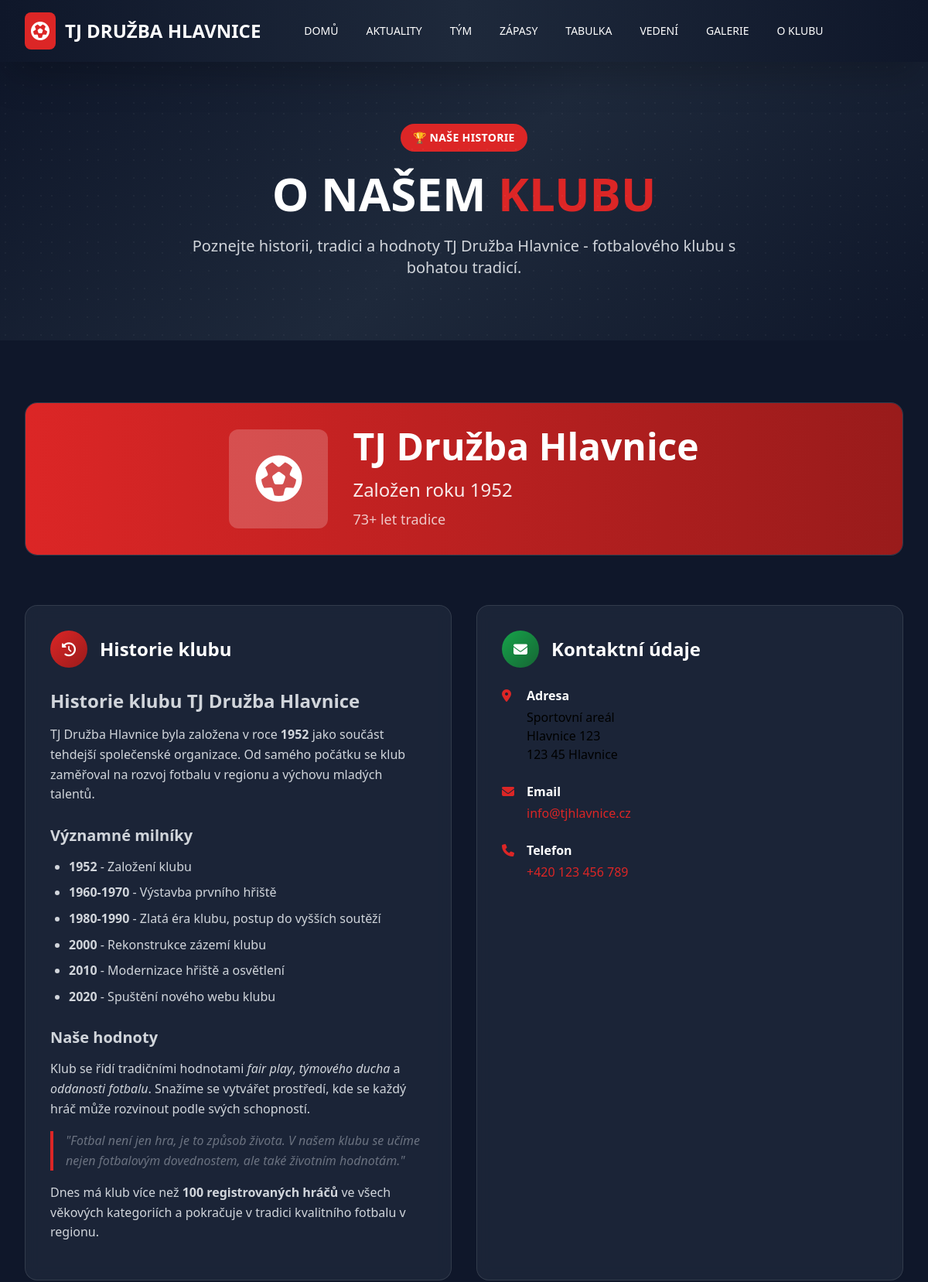
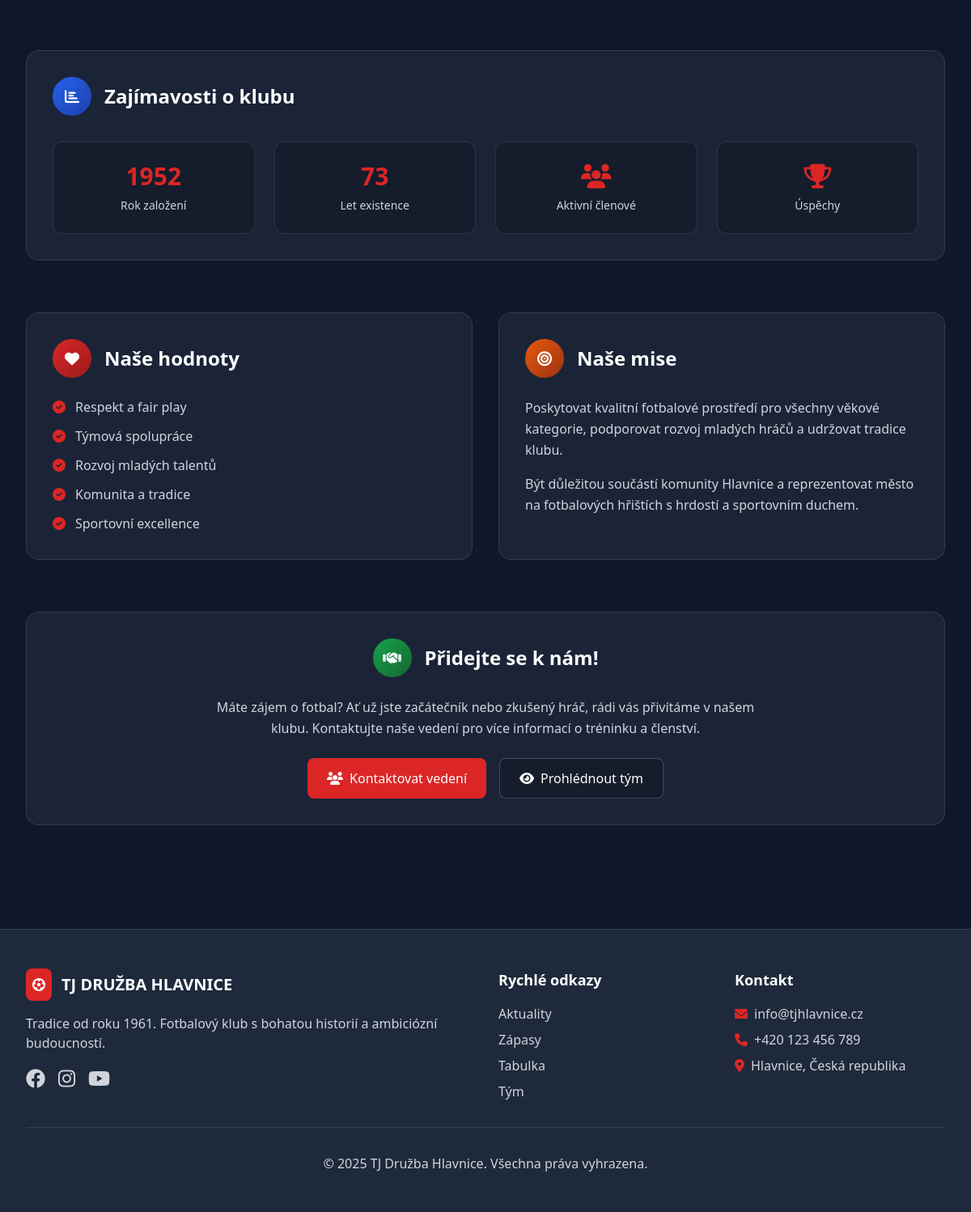
The page /club/ on the database its author committed (2 pictures, top to bottom).
### football/models.py (models this page shows, shortened)
class ClubInfo(models.Model):
    name = models.CharField(max_length=100, default="TJ Družba Hlavnice", verbose_name=_("Název klubu"))
    founded_year = models.IntegerField(default=1952, verbose_name=_("Rok založení"))
    history = CKEditor5Field(config_name='extends', blank=True, verbose_name=_("Historie klubu"), help_text=_("Historie a informace o klubu"))
    logo = models.ImageField(upload_to='club/', blank=True, null=True, verbose_name=_("Logo"))
    address = models.TextField(blank=True, verbose_name=_("Adresa"))
    contact_email = models.EmailField(blank=True, verbose_name=_("Kontaktní email"))
    contact_phone = models.CharField(max_length=20, blank=True, verbose_name=_("Kontaktní telefon"))
    class Meta:
        verbose_name = _("Informace o klubu")
        verbose_name_plural = _("Informace o klubu")

### football/views.py (the view)
# urls.py: path('club/', views.club_info, name='club_info'),
def club_info(request):
    club = ClubInfo.objects.first()
    if club and club.founded_year:
        from datetime import datetime
        current_year = datetime.now().year
        years_of_existence = current_year - club.founded_year
    else:
        years_of_existence = 0
    context = {
        'club': club,
        'years_of_existence': years_of_existence
    }
    return render(request, 'football/club_info.html', context)

### templates/football/club_info.html (shortened to what this page needs)
{% extends 'base.html' %} {% load static %}  {% block content %}
<section class="hero-bg py-20 px-4 sm:px-6 lg:px-8">
  <div class="max-w-7xl mx-auto text-center">
    <span
      class="inline-block bg-club-red px-4 py-2 rounded-full text-sm font-semibold uppercase tracking-wide text-white mb-6"
    >
      🏆 Naše historie
    </span>
    <h1 class="text-4xl lg:text-6xl font-bold text-white mb-6">
      O NAŠEM <span class="text-club-red">KLUBU</span>
    </h1>
    <p class="text-xl text-gray-300 max-w-3xl mx-auto">
      Poznejte historii, tradici a hodnoty TJ Družba Hlavnice - fotbalového
      klubu s bohatou tradicí.
    </p>
  </div>
</section>
<section class="py-20 px-4 sm:px-6 lg:px-8">
  <div class="max-w-7xl mx-auto">
    {% if club %}
    <div class="glass-card rounded-2xl overflow-hidden mb-16">
      <div class="bg-gradient-to-r from-club-red to-club-red-dark p-8">
        <div
          class="flex flex-col md:flex-row items-center justify-center text-center md:text-left text-white"
        >
          {% if club.logo %}
          <img
            src="{{ club.logo.url }}"
            alt="{{ club.name }}"
            class="w-32 h-32 object-contain mb-6 md:mb-0 md:mr-8 border-2 border-white/20 rounded-xl"
          />
          {% else %}
          <div
            class="w-32 h-32 bg-white bg-opacity-20 rounded-xl flex items-center justify-center mb-6 md:mb-0 md:mr-8"
          >
            <i class="fas fa-futbol text-6xl"></i>
          </div>
          {% endif %}
          <div>
            <h2 class="text-4xl lg:text-5xl font-bold mb-4">{{ club.name }}</h2>
            <p class="text-2xl opacity-90 mb-2">
              Založen roku {{ club.founded_year }}
            </p>
            {% if club.founded_year %}
            <p class="text-lg opacity-75">
              {{ years_of_existence }}+ let tradice
            </p>
            {% endif %}
          </div>
        </div>
      </div>
    </div>
    <div class="grid grid-cols-1 lg:grid-cols-2 gap-8 mb-16">
      <div class="glass-card rounded-2xl p-8">
        <div class="flex items-center mb-6">
          <div
            class="w-12 h-12 bg-gradient-to-br from-club-red to-club-red-dark rounded-full flex items-center justify-center mr-4"
          >
            <i class="fas fa-history text-white text-lg"></i>
          </div>
          <h3 class="text-2xl font-bold text-white">Historie klubu</h3>
        </div>
        {% if club.history %}
        <div class="prose max-w-none text-gray-300">
          {{ club.history|safe }}
        </div>
        {% else %}
        <p class="text-gray-300 leading-relaxed">
          TJ Družba Hlavnice je fotbalový klub s dlouholetou tradicí. Od svého
          založení v roce {{ club.founded_year }} se klub snaží rozvíjet fotbal
          v regionu a vychovávat nové generace fotbalistů.
        </p>
        {% endif %}
      </div>
      <div class="glass-card rounded-2xl p-8">
        <div class="flex items-center mb-6">
          <div
            class="w-12 h-12 bg-gradient-to-br from-green-600 to-green-800 rounded-full flex items-center justify-center mr-4"
          >
            <i class="fas fa-envelope text-white text-lg"></i>
          </div>
          <h3 class="text-2xl font-bold text-white">Kontaktní údaje</h3>
        </div>
        <div class="space-y-6">
          {% if club.address %}
          <div class="flex items-start">
            <i class="fas fa-map-marker-alt text-club-red mr-3 mt-1 w-5"></i>
            <div>
              <h4 class="font-semibold text-white mb-1">Adresa</h4>
              <p class="text-red">{{ club.address|linebreaks }}</p>
            </div>
          </div>
          {% endif %} {% if club.contact_email %}
          <div class="flex items-start">
            <i class="fas fa-envelope text-club-red mr-3 mt-1 w-5"></i>
            <div>
              <h4 class="font-semibold text-white mb-1">Email</h4>
              <a
                href="mailto:{{ club.contact_email }}"
                class="text-club-red hover:text-white transition-colors duration-200"
              >
                {{ club.contact_email }}
              </a>
            </div>
          </div>
          {% endif %} {% if club.contact_phone %}
          <div class="flex items-start">
            <i class="fas fa-phone text-club-red mr-3 mt-1 w-5"></i>
            <div>
              <h4 class="font-semibold text-white mb-1">Telefon</h4>
              <a
                href="tel:{{ club.contact_phone }}"
                class="text-club-red hover:text-white transition-colors duration-200"
              >
                {{ club.contact_phone }}
              </a>
            </div>
          </div>
          {% endif %}
        </div>
      </div>
    </div>
    <div class="glass-card rounded-2xl p-8 mb-16">
      <div class="flex items-center mb-8">
        <div
          class="w-12 h-12 bg-gradient-to-br from-blue-600 to-blue-800 rounded-full flex items-center justify-center mr-4"
        >
          <i class="fas fa-chart-bar text-white text-lg"></i>
        </div>
        <h3 class="text-2xl font-bold text-white">Zajímavosti o klubu</h3>
      </div>
      <div class="grid grid-cols-1 md:grid-cols-4 gap-6">
        <div
          class="text-center p-6 bg-black/20 rounded-xl border border-white/10 hover:bg-black/30 transition-all duration-300"
        >
          <div class="text-3xl font-bold text-club-red mb-2">
            {{ club.founded_year }}
          </div>
          <div class="text-sm text-gray-300">Rok založení</div>
        </div>
        <div
          class="text-center p-6 bg-black/20 rounded-xl border border-white/10 hover:bg-black/30 transition-all duration-300"
        >
          <div class="text-3xl font-bold text-club-red mb-2">
            {{ years_of_existence }}
          </div>
          <div class="text-sm text-gray-300">Let existence</div>
        </div>
        <div
          class="text-center p-6 bg-black/20 rounded-xl border border-white/10 hover:bg-black/30 transition-all duration-300"
        >
          <div class="text-3xl font-bold text-club-red mb-2">
            <i class="fas fa-users"></i>
          </div>
          <div class="text-sm text-gray-300">Aktivní členové</div>
        </div>
        <div
          class="text-center p-6 bg-black/20 rounded-xl border border-white/10 hover:bg-black/30 transition-all duration-300"
        >
          <div class="text-3xl font-bold text-club-red mb-2">
            <i class="fas fa-trophy"></i>
          </div>
          <div class="text-sm text-gray-300">Úspěchy</div>
        </div>
      </div>
    </div>
    <div class="grid grid-cols-1 md:grid-cols-2 gap-8 mb-16">
      <div class="glass-card rounded-2xl p-8">
        <div class="flex items-center mb-6">
          <div
            class="w-12 h-12 bg-gradient-to-br from-red-600 to-red-800 rounded-full flex items-center justify-center mr-4"
          >
            <i class="fas fa-heart text-white text-lg"></i>
          </div>
          <h3 class="text-2xl font-bold text-white">Naše hodnoty</h3>
        </div>
        <ul class="space-y-3 text-gray-300">
          <li class="flex items-center">
            <i class="fas fa-check-circle text-club-red mr-3"></i>
            Respekt a fair play
          </li>
          <li class="flex items-center">
            <i class="fas fa-check-circle text-club-red mr-3"></i>
            Týmová spolupráce
          </li>
          <li class="flex items-center">
            <i class="fas fa-check-circle text-club-red mr-3"></i>
            Rozvoj mladých talentů
          </li>
          <li class="flex items-center">
            <i class="fas fa-check-circle text-club-red mr-3"></i>
            Komunita a tradice
          </li>
          <li class="flex items-center">
            <i class="fas fa-check-circle text-club-red mr-3"></i>
            Sportovní excellence
          </li>
        </ul>
      </div>
      <div class="glass-card rounded-2xl p-8">
        <div class="flex items-center mb-6">
          <div
            class="w-12 h-12 bg-gradient-to-br from-orange-600 to-orange-800 rounded-full flex items-center justify-center mr-4"
          >
            <i class="fas fa-bullseye text-white text-lg"></i>
          </div>
          <h3 class="text-2xl font-bold text-white">Naše mise</h3>
        </div>
        <p class="text-gray-300 mb-4 leading-relaxed">
          Poskytovat kvalitní fotbalové prostředí pro všechny věkové kategorie,
          podporovat rozvoj mladých hráčů a udržovat tradice klubu.
        </p>
        <p class="text-gray-300 leading-relaxed">
          Být důležitou součástí komunity Hlavnice a reprezentovat město na
          fotbalových hřištích s hrdostí a sportovním duchem.
        </p>
      </div>
    </div>
    <div class="glass-card rounded-2xl p-8 text-center">
      <div class="flex items-center justify-center mb-6">
        <div
          class="w-12 h-12 bg-gradient-to-br from-green-600 to-green-800 rounded-full flex items-center justify-center mr-4"
        >
          <i class="fas fa-handshake text-white text-lg"></i>
        </div>
        <h3 class="text-2xl font-bold text-white">Přidejte se k nám!</h3>
      </div>
      <p class="text-gray-300 mb-6 max-w-2xl mx-auto leading-relaxed">
        Máte zájem o fotbal? Ať už jste začátečník nebo zkušený hráč, rádi vás
        přivítáme v našem klubu. Kontaktujte naše vedení pro více informací o
        tréninku a členství.
      </p>
      <div class="flex flex-wrap justify-center gap-4">
        <a
          href="{% url 'management' %}"
          class="inline-flex items-center bg-club-red hover:bg-red-700 text-white font-medium py-3 px-6 rounded-lg transition-all duration-200 hover:scale-105"
        >
          <i class="fas fa-users mr-2"></i>
          Kontaktovat vedení
        </a>
        <a
          href="{% url 'team_lineup' %}"
          class="inline-flex items-center bg-black/20 hover:bg-black/30 text-white font-medium py-3 px-6 rounded-lg transition-all duration-200 hover:scale-105 border border-white/20"
        >
          <i class="fas fa-eye mr-2"></i>
          Prohlédnout tým
        </a>
      </div>
    </div>
    {% endif %}
  </div>
  {% endblock %}

### static/css/custom.css (style rules this page uses)
* { transition: all 0.2s ease-in-out; }
.prose { line-height: 1.6; }
.prose p { margin-bottom: 1rem; }
.prose h1, .prose h2, .prose h3, .prose h4, .prose h5, .prose h6 { font-weight: bold; margin-top: 1.5rem; margin-bottom: 0.75rem; }
.prose h2 { font-size: 1.5rem; }
.prose h3 { font-size: 1.25rem; }
.prose ul, .prose ol { margin-bottom: 1rem; padding-left: 1.5rem; }
.prose ul li, .prose ol li { margin-bottom: 0.5rem; }
.prose ul { list-style-type: disc; }
.prose blockquote { border-left: 4px solid #dc2626; padding-left: 1rem; margin: 1rem 0; font-style: italic; color: #6b7280; }
.prose strong { font-weight: bold; }
.prose em { font-style: italic; }

### templates/base.html (style rules this page uses)
.hero-bg { background: linear-gradient(135deg, #0F172A 0%, #1E293B 50%, #0F172A 100%); position: relative; overflow: hidden; }
.hero-bg::before { content: ''; position: absolute; top: 0; left: 0; right: 0; bottom: 0; }
.glass-card { background: rgba(30, 41, 59, 0.8); backdrop-filter: blur(10px); border: 1px solid rgba(255, 255, 255, 0.1); }

### rows shown on the page
ClubInfo: name "TJ Družba Hlavnice", founded_year "1952", history "Historie klubu TJ Družba Hlavnice TJ Družba Hlavnice byla založena v roce 1952 jako součást tehdejší společenské organizace. Od samého počátku se klub zaměřoval na rozvoj fotbalu v regionu a výchovu mladých talentů. Významné milníky 1952 - Založení klubu 1960-1970 - Výstavba prvního hřiště 1980-1990 - Zlatá éra klubu, postup do vyšších soutěží 2000 - Rekonstrukce zázemí klubu 2010 - Modernizace hřiště a osvětlení 2020 - Spuštění nového webu klubu Naše hodnoty Klub se řídí tradičními hodnotami fair play , týmového ducha a oddanosti fotbalu . Snažíme se vytvářet prostředí, kde se každý hráč může rozvinout podle svých schopností. \"Fotbal není jen hra, je to způsob života. V našem klubu se…", address "Sportovní areál Hlavnice 123 123 45 Hlavnice", contact_email "info@tjhlavnice.cz", contact_phone "+420 123 456 789"
